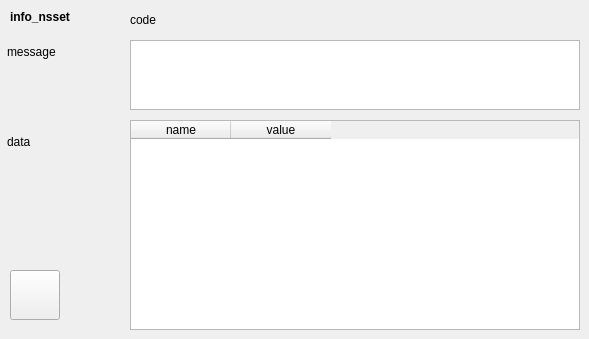
       <widget class="QWidget" name="TabPage" >
        <attribute name="title" >
         <string>response</string>
        </attribute>
        <widget class="QLabel" name="textLabel79" >
         <property name="geometry" >
          <rect>
           <x>7</x>
           <y>42</y>
           <width>110</width>
           <height>20</height>
          </rect>
         </property>
         <property name="text" >
          <string>message</string>
         </property>
         <property name="wordWrap" >
          <bool>false</bool>
         </property>
        </widget>
        <widget class="QLabel" name="textLabel80" >
         <property name="geometry" >
          <rect>
           <x>7</x>
           <y>132</y>
           <width>110</width>
           <height>20</height>
          </rect>
         </property>
         <property name="text" >
          <string>data</string>
         </property>
         <property name="wordWrap" >
          <bool>false</bool>
         </property>
        </widget>
        <widget class="QLabel" name="textLabel81" >
         <property name="geometry" >
          <rect>
           <x>10</x>
           <y>10</y>
           <width>110</width>
           <height>20</height>
          </rect>
         </property>
         <property name="text" >
          <string>&lt;b>info_nsset&lt;/b></string>
         </property>
         <property name="alignment" >
          <set>Qt::AlignLeading|Qt::AlignLeft|Qt::AlignTop</set>
         </property>
         <property name="wordWrap" >
          <bool>true</bool>
         </property>
        </widget>
        <widget class="QLabel" name="info_nsset_code" >
         <property name="geometry" >
          <rect>
           <x>130</x>
           <y>10</y>
           <width>450</width>
           <height>20</height>
          </rect>
         </property>
         <property name="text" >
          <string>code</string>
         </property>
         <property name="wordWrap" >
          <bool>false</bool>
         </property>
        </widget>
        <widget class="QTextEdit" name="info_nsset_msg" >
         <property name="geometry" >
          <rect>
           <x>130</x>
           <y>40</y>
           <width>450</width>
           <height>70</height>
          </rect>
         </property>
        </widget>
        <widget class="QTableWidget" name="info_nsset_table" >
         <property name="geometry" >
          <rect>
           <x>130</x>
           <y>120</y>
           <width>450</width>
           <height>210</height>
          </rect>
         </property>
         <column>
          <property name="text" >
           <string>name</string>
          </property>
         </column>
         <column>
          <property name="text" >
           <string>value</string>
          </property>
         </column>
        </widget>
        <widget class="QPushButton" name="btn_source_info_nsset" >
         <property name="geometry" >
          <rect>
           <x>10</x>
           <y>270</y>
           <width>50</width>
           <height>50</height>
          </rect>
         </property>
         <property name="toolTip" >
          <string/>
         </property>
         <property name="text" >
          <string/>
         </property>
         <property name="icon" >
          <iconset>icon_source.png</iconset>
         </property>
        </widget>
       </widget>
